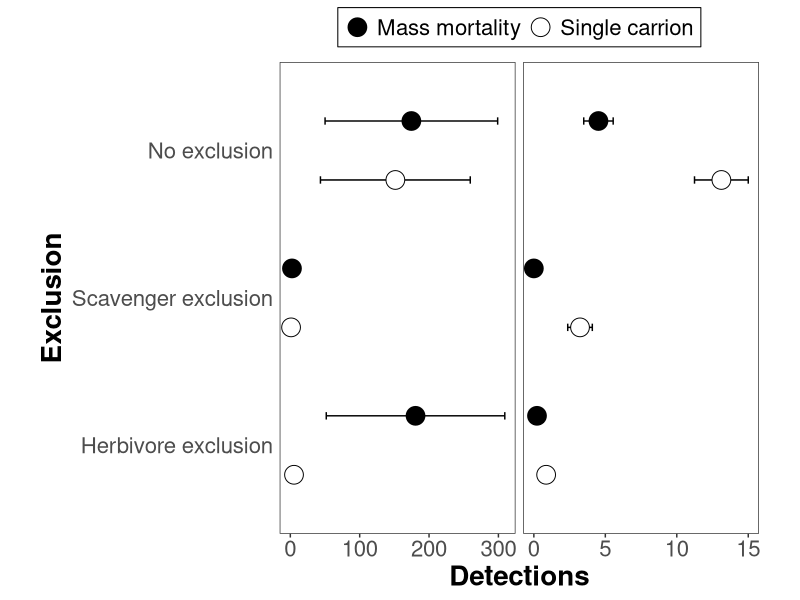

Write the R code that produced this figure. (Note: this script raises an error after producing the figure.)
## --------------- HEADER ------------------------------------------------------
## Script name: 3_Cam-traps-analysis.R
## Author: David S. Mason, UF D.E.E.R. Lab
## Department: Wildlife Ecology and Conservation
## Affiliation: University of Florida
## Date Created: 2021-11-23
## Date Last Modified: 2024-09-11
## Copyright (c) David S. Mason, 2022
## Contact: masond@ufl.edu, @EcoGraffito
## Purpose of script: This script will produce a figure for the camera trap data

## --------------- SET—UP WORKSPACE --------------------------------------------

library(tidyverse)
rm(list = ls())

decomp.means <- read.csv("Analysis/Animals/Decomp-means.csv")
herb.means <- read.csv("Analysis/Animals/Herb-means.csv")

## --------------- MANIPULATE THE DATA -----------------------------------------

decomp.means$Functional <- "Scavengers"
herb.means$Functional <- "Herbivores"

means <- rbind(decomp.means, herb.means)
rm(decomp.means, herb.means)

means$Carrion <- NA

for (i in 1:nrow(means)) {
  if (means$Treatment[i] %in% c("CO", "CS", "CH")) {
    means$Carrion[i] <- "Single"
  } else {
    means$Carrion[i] <- "Mass"
  }
}

means$Exclusion <- NA

for (i in 1:nrow(means)) {
  if (means$Treatment[i] %in% c("CO", "MO")) {
    means$Exclusion[i] <- "No exclusion"
  }
  if (means$Treatment[i] %in% c("CS", "MS")) {
    means$Exclusion[i] <- "Scavenger exclusion"
  }
  if (means$Treatment[i] %in% c("CH", "MH")) {
    means$Exclusion[i] <- "Herbivore exclusion"
  }
}

means$Nudge <- NA

for (i in 1:nrow(means)) {
  if (means$Carrion[i] == "Mass") {
    means$Nudge[i] <- 0.2
  } else {
    means$Nudge[i] <- -0.2
  }
}

means$Exclusion <- factor(means$Exclusion,
  levels = c("Herbivore exclusion", "Scavenger exclusion", "No exclusion")
)

means$Carrion <- factor(means$Carrion,
  levels = c("Mass", "Single")
)

means$Functional <- factor(means$Functional,
  levels = c(
    "Scavengers",
    "Herbivores"
  )
)

## --------------- CREATE A FIGURE ---------------------------------------------

p <- ggplot(means, aes(x = Mean, y = Exclusion)) +
  geom_errorbar(aes(xmin = Mean - se, xmax = Mean + se),
    size = 0.5, width = 0.05, position = position_nudge(0, means$Nudge)
  ) +
  geom_point(aes(fill = Carrion),
    color = "black",
    pch = 21, size = 6, position = position_nudge(0, means$Nudge)
  ) +
  scale_fill_manual(
    values = c("black", "white"),
    labels = c("Mass mortality", "Single carrion")
  ) +
  theme_bw() +
  theme(
    panel.grid.major.x = element_blank(),
    panel.grid.minor.x = element_blank(),
    text = element_text(size = 20),
    axis.title = element_text(face = "bold"),
    legend.position = "top",
    legend.title = element_blank(),
    aspect.ratio = 2,
    strip.background = element_blank(),
    strip.text.x = element_blank()
  ) +
  theme(axis.ticks.y = element_blank()) +
  xlab("Detections") +
  ylab("Exclusion") +
  facet_wrap(~Functional, scales = "free_x")


p <- p + theme(
  panel.background = element_rect(
    fill = "transparent",
    colour = NA_character_
  ), # necessary to avoid drawing panel outline
  panel.grid.major = element_blank(), # get rid of major grid
  panel.grid.minor = element_blank(), # get rid of minor grid
  plot.background = element_rect(
    fill = "transparent",
    colour = NA_character_
  ), # necessary to avoid drawing plot outline
  legend.background = element_rect(fill = "transparent"),
  legend.box.background = element_rect(fill = "transparent"),
  legend.key = element_rect(fill = "transparent")
)

ggsave(
  plot = p,
  filename = "Figures/Animals/Functional-detections.png",
  bg = "transparent",
  width = 8,
  height = 13,
  units = "in"
)
